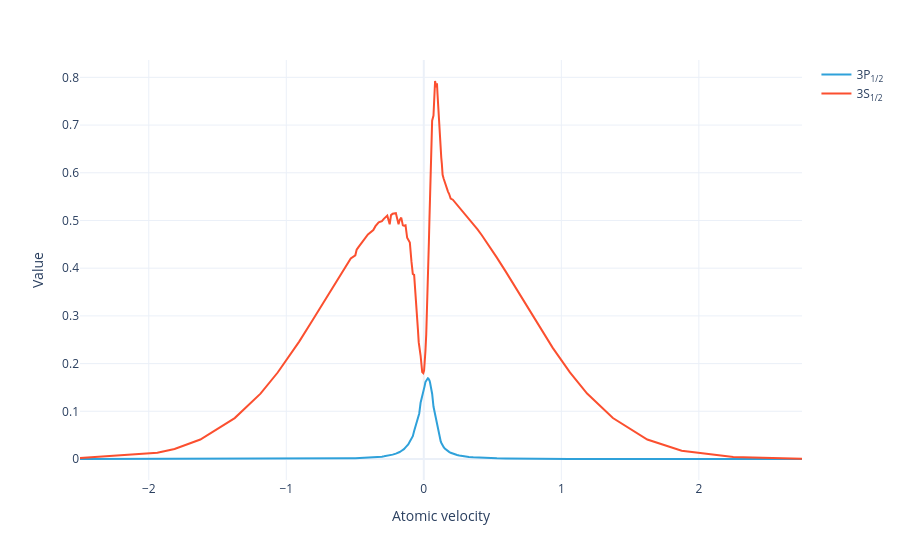

The cell this chart's notebook holds for it:
### Markdown cell above
Of the level populations:

### Code cell
#|notest
model.level_population_distribution(sol).visualize()
